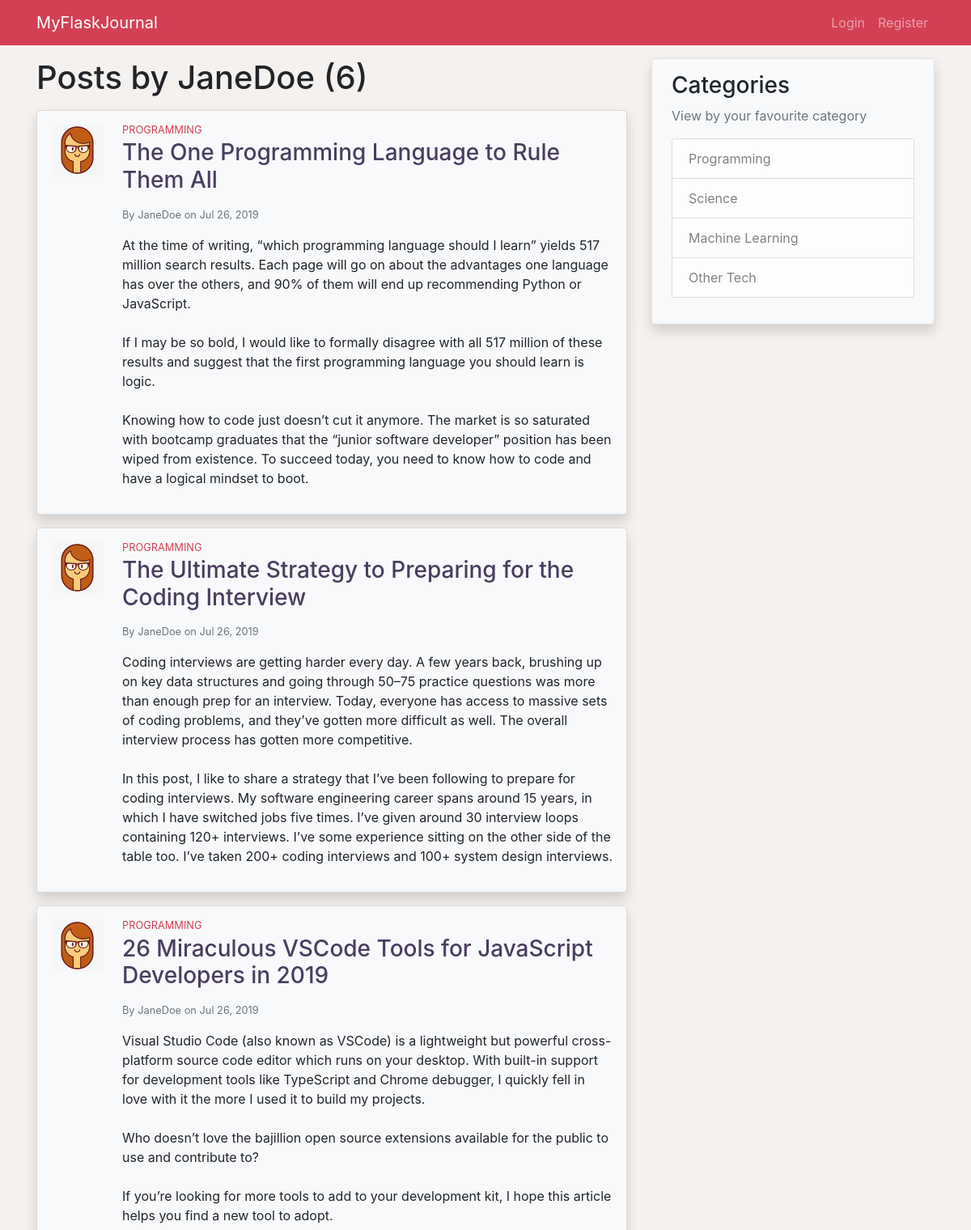
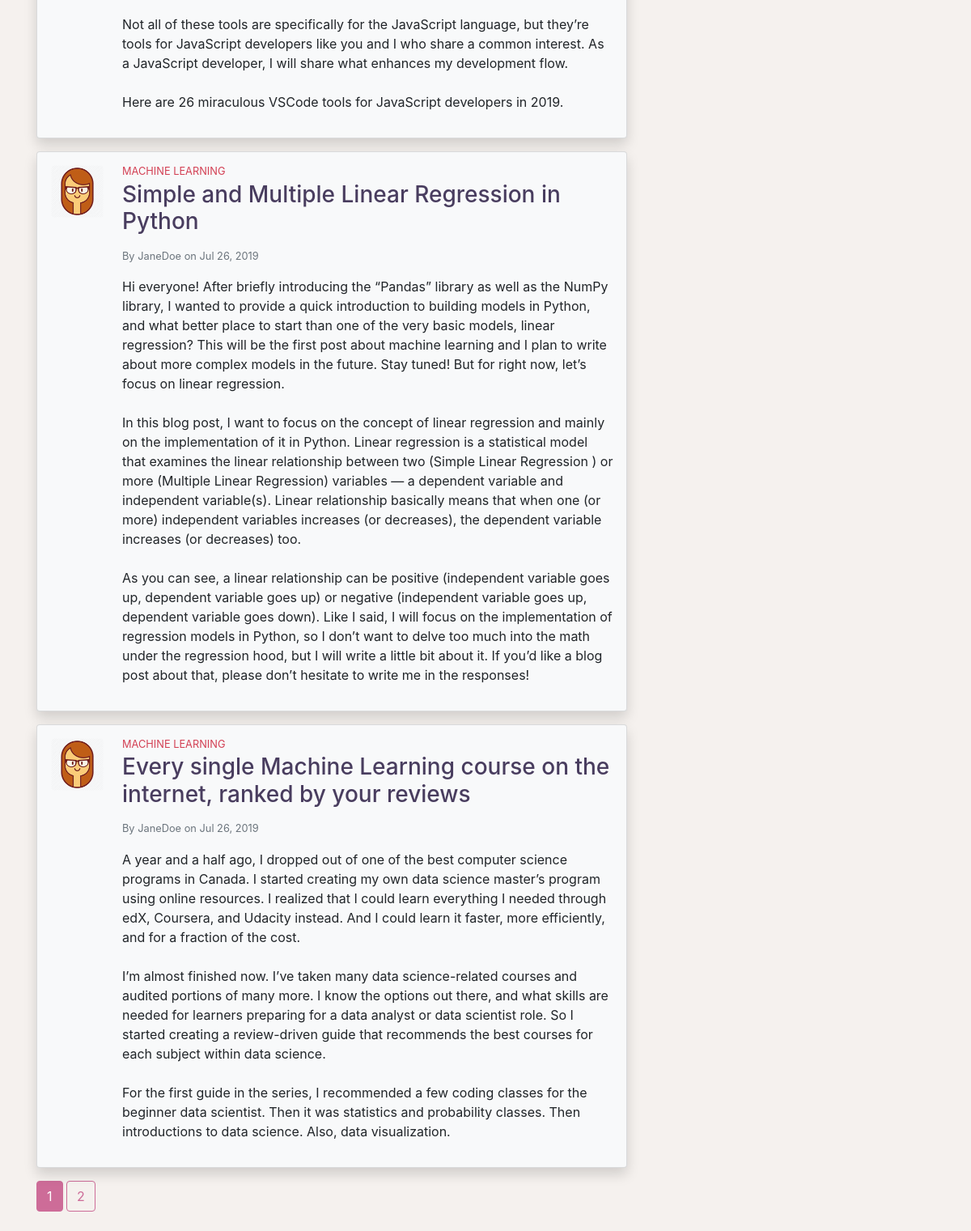
The page /user/JaneDoe on the database its author committed (2 pictures, top to bottom).
### application/models.py (models this page shows, shortened)
class User(db.Model, UserMixin):
    id = db.Column(db.Integer, primary_key=True)
    username = db.Column(db.String(20), unique=True, nullable=False)
    email = db.Column(db.String(120), unique=True, nullable=False)
    image_file = db.Column(db.String(20), nullable=False,
                           default='default.jpg')
    password = db.Column(db.String(60), nullable=False)
    posts = db.relationship('Post', backref='author', lazy=True)

class Post(db.Model):
    id = db.Column(db.Integer, primary_key=True)
    title = db.Column(db.String(100), nullable=False)
    date_posted = db.Column(db.DateTime, nullable=False,
                            default=datetime.utcnow)
    content = db.Column(db.Text, nullable=False)
    category = db.Column(db.String(100), nullable=False)
    user_id = db.Column(db.Integer, db.ForeignKey('user.id'), nullable=False)

### application/users/routes.py (the view)
@users.route('/user/<string:username>')
def user_posts(username):
    page = request.args.get('page', 1, type=int)
    user = User.query.filter_by(username=username).first_or_404()
    posts = Post.query\
        .filter_by(author=user)\
        .order_by(Post.date_posted.desc())\
        .paginate(page=page, per_page=5)
    return render_template('users/user_posts.html', posts=posts, user=user)

### application/templates/users/user_posts.html (shortened to what this page needs)
{% extends 'layout.html' %}
{% block content %}
    <h1 class="mb-3">Posts by {{ user.username }} ({{ posts.total }})</h1>
    {% for post in posts.items %}
        <div class="card mb-3 p-3 shadow bg-light">
            <div class="row">
                <div class="ml-3 mb-3 pr-2">
                    <img src="{{ url_for('static', filename='profile_pics/' + post.author.image_file) }}" class="post-img rounded mx-md-auto d-block">
                </div>
                <div class="col">
                    <h6 class="post-category mb-1 small">
                    </h6>
                    <h3 class="post-title mb-3">
                        <a class="clean-a" href="{{ url_for('posts.post', post_id=post.id) }}">{{ post.title }}</a>
                    </h3>
                    <div class="text-muted small mb-3">
                        By <a class="clean-a" href="{{ url_for('users.user_posts', username=post.author.username) }}">{{ post.author.username }}</a>
                        on {{ post.date_posted.strftime('%b %d, %Y')}}
                    </div>
                    <p class="post-content">{{ post.content }}</p>
                </div>
            </div>
        </div>
    {% endfor %}
    {% for page_num in posts.iter_pages(left_edge=1, right_edge=1, left_current=1, right_current=2) %}
        {% if page_num %}
            {% if page_num == posts.page %}
                <a href="{{ url_for('users.user_posts', username=user.username, page=page_num) }}" class="btn btn-info mb-4">{{ page_num }}</a>
            {% else %}
                <a href="{{ url_for('users.user_posts', username=user.username, page=page_num) }}" class="btn btn-outline-info mb-4">{{ page_num }}</a>
            {% endif %}
        {% else %}
            ...
        {% endif %}
    {% endfor %}
{% endblock %}

### application/static/style.css (style rules this page uses)
body { background-color: #F5F1EE; }
.post-img { height: 65px; width: 65px; }
.post-title { color: #493D5F; }
.post-category { color: #D34054; }
.post-content { white-space: pre-line; }
.clean-a { color: inherit; }
.btn-outline-info { color: #CD6C98; border-color: #CD6C98; }
.btn-info { background-color: #CD6C98; border-color: #CD6C98; }

### rows shown on the page
User: username "JaneDoe"
Post: image_file (picture), category "PROGRAMMING", title "The One Programming Language to Rule Them All", author.username "JaneDoe", date_posted "Jul 26, 2019", content "At the time of writing, “which programming language should I learn” yields 517 million search results. Each page will go on about the advantages one language has over the others, and 90% of them will end up recommending Python or JavaScript. If I may be so bold, I would like to formally disagree with all 517 million of these results and suggest that the first programming language you should learn is logic. Knowing how to code just doesn’t cut it anymore. The market is so saturated with bootcamp graduates that the “junior software developer” position has been wiped from existence. To succeed today, you need to know how to code and have a logical mindset to boot."
Post: image_file (picture), category "PROGRAMMING", title "The Ultimate Strategy to Preparing for the Coding Interview", author.username "JaneDoe", date_posted "Jul 26, 2019", content "Coding interviews are getting harder every day. A few years back, brushing up on key data structures and going through 50–75 practice questions was more than enough prep for an interview. Today, everyone has access to massive sets of coding problems, and they’ve gotten more difficult as well. The overall interview process has gotten more competitive. In this post, I like to share a strategy that I’ve been following to prepare for coding interviews. My software engineering career spans around 15 years, in which I have switched jobs five times. I’ve given around 30 interview loops containing 120+ interviews. I’ve some experience sitting on the other side of the table too. I’ve taken 200+…"
Post: image_file (picture), category "PROGRAMMING", title "26 Miraculous VSCode Tools for JavaScript Developers in 2019", author.username "JaneDoe", date_posted "Jul 26, 2019", content "Visual Studio Code (also known as VSCode) is a lightweight but powerful cross-platform source code editor which runs on your desktop. With built-in support for development tools like TypeScript and Chrome debugger, I quickly fell in love with it the more I used it to build my projects. Who doesn’t love the bajillion open source extensions available for the public to use and contribute to? If you’re looking for more tools to add to your development kit, I hope this article helps you find a new tool to adopt. Not all of these tools are specifically for the JavaScript language, but they’re tools for JavaScript developers like you and I who share a common interest. As a JavaScript developer, I…"
Post: image_file (picture), category "MACHINE LEARNING", title "Simple and Multiple Linear Regression in Python", author.username "JaneDoe", date_posted "Jul 26, 2019", content "Hi everyone! After briefly introducing the “Pandas” library as well as the NumPy library, I wanted to provide a quick introduction to building models in Python, and what better place to start than one of the very basic models, linear regression? This will be the first post about machine learning and I plan to write about more complex models in the future. Stay tuned! But for right now, let’s focus on linear regression. In this blog post, I want to focus on the concept of linear regression and mainly on the implementation of it in Python. Linear regression is a statistical model that examines the linear relationship between two (Simple Linear Regression ) or more (Multiple Linear Regression)…"
Post: image_file (picture), category "MACHINE LEARNING", title "Every single Machine Learning course on the internet, ranked by your reviews", author.username "JaneDoe", date_posted "Jul 26, 2019", content "A year and a half ago, I dropped out of one of the best computer science programs in Canada. I started creating my own data science master’s program using online resources. I realized that I could learn everything I needed through edX, Coursera, and Udacity instead. And I could learn it faster, more efficiently, and for a fraction of the cost. I’m almost finished now. I’ve taken many data science-related courses and audited portions of many more. I know the options out there, and what skills are needed for learners preparing for a data analyst or data scientist role. So I started creating a review-driven guide that recommends the best courses for each subject within data science. For the…"

### other values the page prints
{{ posts.total }} "6"
{{ page_num }} "1"
{{ page_num }} "2"
